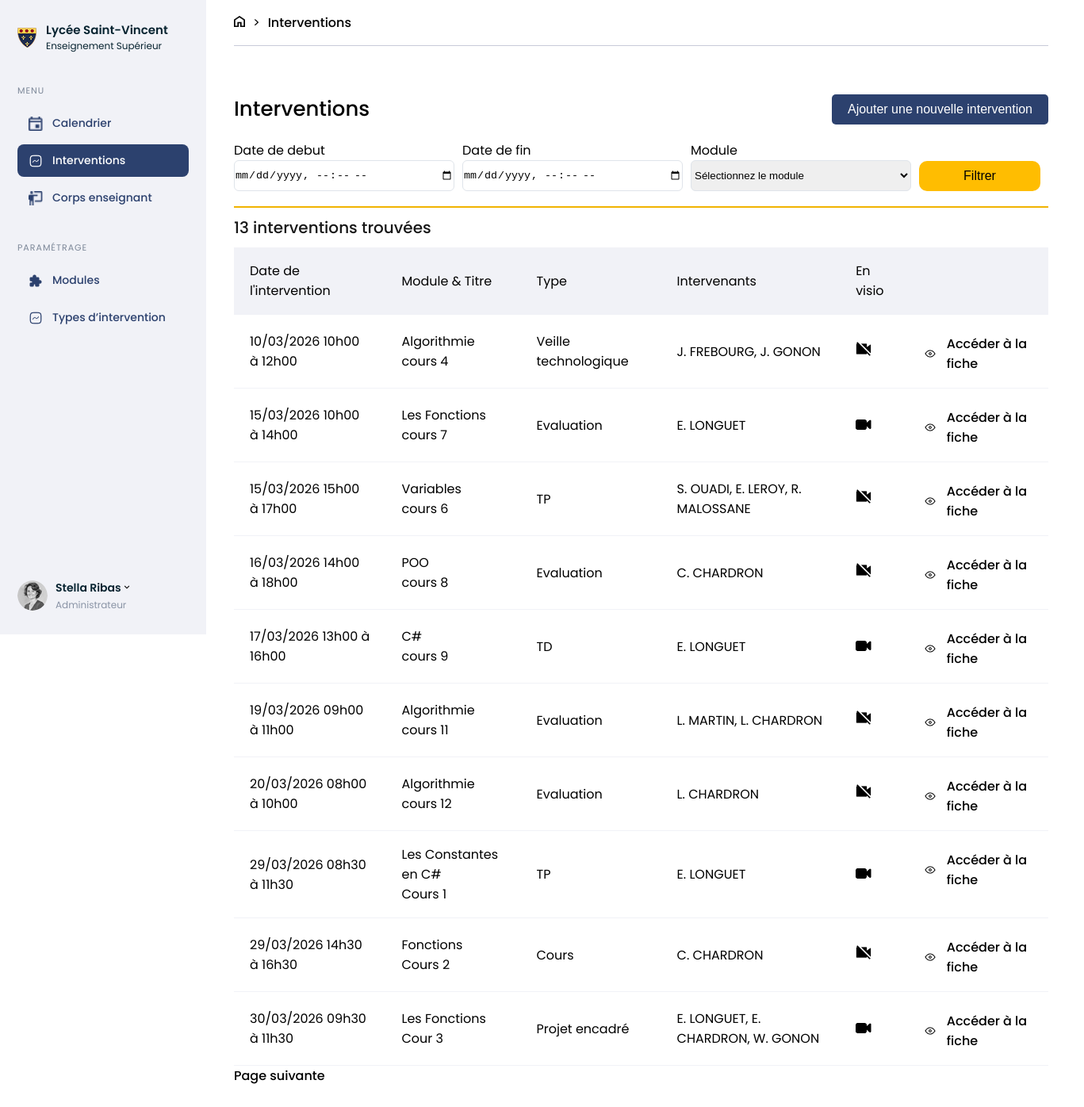
The page /intervention.php (signed in) on the database as committed earlier.
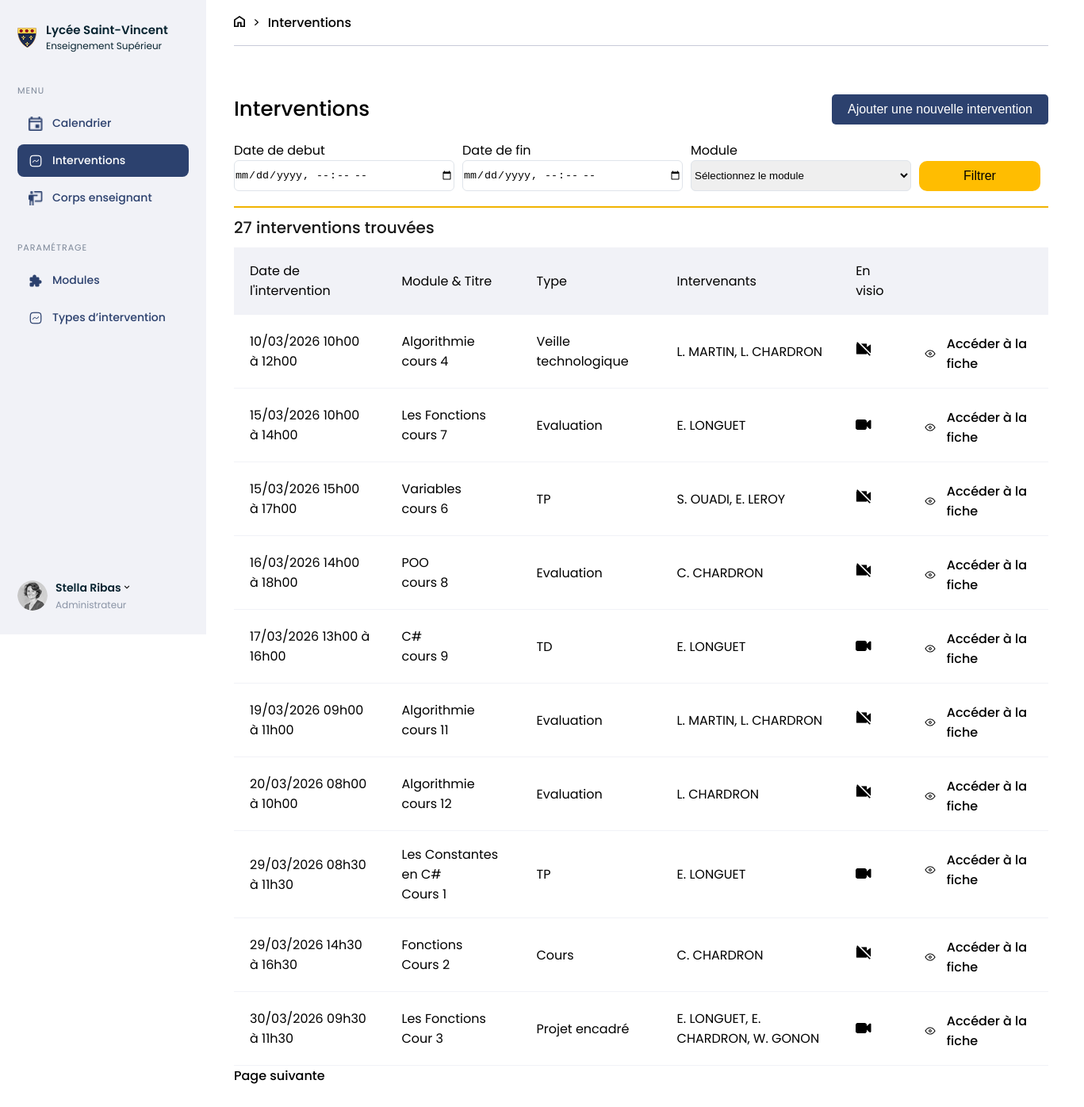
The same page on the database as committed later.
### tables this page shows
CREATE TABLE IF NOT EXISTS `course` (
  `id` int NOT NULL AUTO_INCREMENT,
  `start_date` datetime NOT NULL,
  `end_date` datetime NOT NULL,
  `intervention_type_id` int NOT NULL,
  `module_id` int NOT NULL,
  `remotely` tinyint(1) DEFAULT NULL,
  `title` varchar(255) DEFAULT NULL,
  PRIMARY KEY (`id`),
  KEY `id_course_module` (`module_id`),
  KEY `id_intervention` (`intervention_type_id`)
);

CREATE TABLE IF NOT EXISTS `module` (
  `id` int NOT NULL AUTO_INCREMENT,
  `code` varchar(50) NOT NULL,
  `parent_id` int DEFAULT NULL,
  `name` varchar(255) NOT NULL,
  `description` text NOT NULL,
  `hours_count` int DEFAULT NULL,
  `capstone_project` tinyint(1) DEFAULT NULL,
  PRIMARY KEY (`id`),
  KEY `parent_id` (`parent_id`) USING BTREE
);

CREATE TABLE IF NOT EXISTS `intervention_type` (
  `id` int NOT NULL AUTO_INCREMENT,
  `name` varchar(255) NOT NULL,
  `description` text NOT NULL,
  `color` varchar(20) NOT NULL,
  PRIMARY KEY (`id`)
);

### database/User_database.php (called while the page is built, shortened)
<?php
function fiche_enseignant_tableau_intervenants($con, $element ){
    $requete = $con->prepare("SELECT upper(u.last_name), upper(u.first_name) FROM user u join instructor i ON i.user_id = u.id join course_instructor ci ON ci.instructor_id = i.id WHERE ci.course_id = :id");
    $requete -> bindParam(':id', $element);
    $requete->execute();
    $noms_intervenants = $requete->fetchAll(\PDO::FETCH_ASSOC);
    return $noms_intervenants;
}
function calendrier_tableau($con, $offset){
    $offend = $offset + 10;
    $requete = $con->prepare("SELECT DISTINCT c.id, c.start_date, c.end_date, c.title, c.intervention_type_id, m.name AS module, it.name AS type_name, c.remotely FROM course c JOIN module m ON c.module_id = m.id JOIN intervention_type it ON c.intervention_type_id = it.id JOIN course_instructor ci ON c.id = ci.course_id JOIN instructor i ON ci.instructor_id = i.id JOIN user u ON i.user_id = u.id ORDER BY c.start_date ASC LIMIT :offsetend OFFSET :offset");
    $requete->bindValue(':offsetend', (int) $offend, PDO::PARAM_INT);
    $requete->bindValue(':offset', (int) $offset, PDO::PARAM_INT);
    $requete->execute();
    $contenu = $requete->fetchAll(\PDO::FETCH_ASSOC);
    return $contenu;
}
function calendrier_tableau_Count($con){
    $requete = $con->prepare("SELECT DISTINCT c.id, c.start_date, c.end_date, c.intervention_type_id, m.name AS module, it.name AS type_name, c.remotely FROM course c JOIN module m ON c.module_id = m.id JOIN intervention_type it ON c.intervention_type_id = it.id JOIN course_instructor ci ON c.id = ci.course_id JOIN instructor i ON ci.instructor_id = i.id JOIN user u ON i.user_id = u.id ");
    $requete->execute();
    $contenu = $requete->fetchAll(\PDO::FETCH_ASSOC);
    return $contenu;
}

### public/intervention.php (the view, shortened to what the changed rows need)
<?php
require_once 'inclus/connexion.php';
require_once 'inclus/Header.php';
require_once '../database/User_database.php';
if (empty($_GET["page"])){
    $page = 1;
}
else {
    $page = $_GET['page'];
}
?>
<body>
    <section class="calendar page">
        <section class="titles-page">
            <table class="table">
                <thead>
                    <tr class="columns">
                        <td>Date de l'intervention</td>
                        <td>Module & Titre</td>
                        <td>Type</td>
                        <td>Intervenants</td>
                        <td>En visio</td>
                        <td></td>
                    </tr>
                </thead>
                <?php
                if (!empty($_GET["start_date"]) || !empty($_GET["end_date"]) || !empty($_GET["name"])){
                    $filtre_start_date = new DateTime( $_GET["start_date"]);
                    $filtre_end_date = new DateTime($_GET["end_date"]);
                    $filtre_name = '%'.$_GET["name"].'%';
                    $limit = 10;
                    $offset = $page * $limit - $limit;
                    if (empty($_GET["start_date"])){
                        $filtre_start_date = '';
                    }
                    if (empty($_GET["end_date"])){
                        $filtre_end_date = '';
                    }
                    if (empty($_GET["name"])){
                        $filtre_name = '';
                    }
                    $contenu = calendrier_tableau_filter($con, $filtre_start_date, $filtre_end_date, $filtre_name, $offset);
                    $interventions = calendrier_tableau_Count_filter($con, $filtre_start_date, $filtre_end_date, $filtre_name);
                    echo "<h4 class='result-count'>".count($interventions)." interventions trouvées</h4>";
                    ?>
                    <tbody>
                        <?php
                        foreach ($contenu as $valeurs=>$element) {
                            $debut = new DateTime($element["start_date"]);
                            $fin = new DateTime($element["end_date"]);
                            echo "<tr>";
                            echo "<td>". $debut->format('d/m/Y H\hi'). " à " . $fin->format('H\hi')."</td>";
                            echo "<td>". $element["module"] ;
                            if (!empty ($element["title"])){
                                echo "<br>";
                                echo $element["title"] ;
                            }
                            echo "</td>" ;
                            echo "<td>". $element["type_name"] ."</td>";
                            $noms_intervenants = fiche_enseignant_tableau_intervenants($con, $element["id"]);
                            echo "<td>";
                            $temporaire = "";
                            foreach ($noms_intervenants as $colonne=>$noms){
                                $temporaire .= ", ". $noms["upper(u.first_name)"][0].". ".$noms["upper(u.last_name)"];
                            }
                            echo substr($temporaire, 2);
                            echo "</td>";
                            if ($element["remotely"] == 0){
                                ?><td> <img src="assets/VisioOff.png" alt=""> </td><?php
                            }
                            else {
                                ?><td> <img src="assets/VisioOn.png" alt=""> </td><?php
                            }
                            ?>
                            <td class="table_align">
                                <img src="assets/Oeil.png" alt="">
                                <form method="post" action="">
                                    <input type="hidden" name="id_inter" value="<?php echo $element['id']; ?>">
                                    <button type="submit" name="charger_fiche" class="modif-button">Accéder à la fiche</button>
                                </form>
                            </td>
                            <?php
                            echo "</tr>";
                        }
                        ?>
                    </tbody>
                    <?php
                    $nb_pages = calendrier_tableau_Count_filter($con, $filtre_start_date, $filtre_end_date, $filtre_name);
                    $nb_pages = count($nb_pages);
                    $nb_pages = $nb_pages = (int)($nb_pages / 10) + 1;
                }
                else{
                    $limit = 10;
                    $offset = $page * $limit - $limit;
                    $contenu = calendrier_tableau($con, $offset);
                    $interventions = calendrier_tableau_Count($con);
                    echo "<h4 class='result-count'>".count($interventions)." interventions trouvées</h4>";
                    ?>
                    <tbody>
                        <?php
                        foreach ($contenu as $valeurs=>$element) {
                            $debut = new DateTime($element["start_date"]);
                            $fin = new DateTime($element["end_date"]);
                            echo "<tr>";
                            echo "<td>". $debut->format('d/m/Y H\hi'). " à " . $fin->format('H\hi')."</td>";
                            echo "<td>". $element["module"] ;
                            if (!empty ($element["title"])){
                                echo "<br>";
                                echo $element["title"] ;
                            }
                            echo "</td>" ;
                            echo "<td>". $element["type_name"] ."</td>";
                            $noms_intervenants = fiche_enseignant_tableau_intervenants($con, $element["id"]);
                            echo "<td>";
                            $temporaire = "";
                            foreach ($noms_intervenants as $colonne=>$noms){
                                $temporaire .= ", ". $noms["upper(u.first_name)"][0].". ".$noms["upper(u.last_name)"];
                            }
                            echo substr($temporaire, 2);
                            echo "</td>";
                            if ($element["remotely"] == 0){
                                ?><td> <img src="assets/VisioOff.png" alt=""> </td><?php
                            }
                            else {
                                ?><td> <img src="assets/VisioOn.png" alt=""> </td><?php
                            }
                            ?>
                            <td class="table_align">
                                <img src="assets/Oeil.png" alt="">
                                <form method="post" action="">
                                    <button type="submit" name="charger_fiche" class="modif-button">Accéder à la fiche</button>
                                </form>
                            </td>
                            <?php
                            echo "</tr>";
                        }
                        ?>
                    </tbody>
                    <?php
                }
                ?>
            </table>
        </section>
    </section>
</body>
</html>

Rows that differ between the two databases and show on the page:
changed course "cours 4": temporaire "J. FREBOURG, J. GONON" → "L. MARTIN, L. CHARDRON"
computed for course "cours 6": temporaire "S. OUADI, E. LEROY, R. MALOSSANE" → "S. OUADI, E. LEROY"
Other text that changed with them:
count($interventions): "13" → "27"
